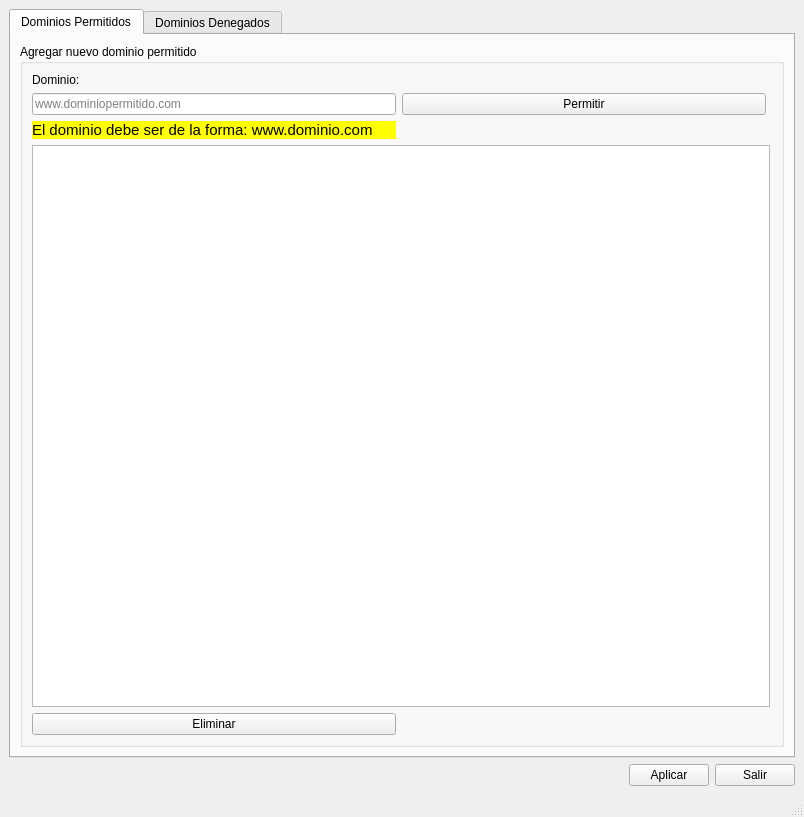
<?xml version="1.0" encoding="UTF-8"?>
<ui version="4.0">
 <class>MainWindow</class>
 <widget class="QMainWindow" name="MainWindow">
  <property name="geometry">
   <rect>
    <x>0</x>
    <y>0</y>
    <width>804</width>
    <height>817</height>
   </rect>
  </property>
  <property name="windowTitle">
   <string>Kerberus Control Parental - Admin Panel</string>
  </property>
  <widget class="QWidget" name="centralwidget">
   <layout class="QGridLayout" name="gridLayout_4">
    <item row="0" column="0" colspan="3">
     <widget class="QTabWidget" name="tabWidgetPermitidos">
      <property name="currentIndex">
       <number>0</number>
      </property>
      <widget class="QWidget" name="tab">
       <attribute name="title">
        <string>Dominios Permitidos</string>
       </attribute>
       <layout class="QGridLayout" name="gridLayout">
        <item row="1" column="0">
         <widget class="QGroupBox" name="groupBox_2">
          <property name="baseSize">
           <size>
            <width>0</width>
            <height>0</height>
           </size>
          </property>
          <property name="font">
           <font>
            <strikeout>false</strikeout>
            <stylestrategy>PreferDefault</stylestrategy>
           </font>
          </property>
          <property name="mouseTracking">
           <bool>false</bool>
          </property>
          <property name="autoFillBackground">
           <bool>false</bool>
          </property>
          <property name="styleSheet">
           <string notr="true"/>
          </property>
          <property name="title">
           <string>Agregar nuevo dominio permitido</string>
          </property>
          <property name="flat">
           <bool>false</bool>
          </property>
          <property name="checkable">
           <bool>false</bool>
          </property>
          <layout class="QGridLayout" name="gridLayout_5">
           <item row="3" column="0" colspan="3">
            <widget class="QTableView" name="tableViewPermitidos">
             <property name="maximumSize">
              <size>
               <width>738</width>
               <height>591</height>
              </size>
             </property>
             <property name="contextMenuPolicy">
              <enum>Qt::DefaultContextMenu</enum>
             </property>
             <property name="autoFillBackground">
              <bool>true</bool>
             </property>
             <attribute name="horizontalHeaderStretchLastSection">
              <bool>true</bool>
             </attribute>
             <attribute name="verticalHeaderCascadingSectionResizes">
              <bool>true</bool>
             </attribute>
            </widget>
           </item>
           <item row="0" column="0" colspan="2">
            <widget class="QLabel" name="label_3">
             <property name="text">
              <string>Dominio:</string>
             </property>
            </widget>
           </item>
           <item row="1" column="0">
            <widget class="QLineEdit" name="lineEditPermitidos">
             <property name="placeholderText">
              <string>www.dominiopermitido.com</string>
             </property>
            </widget>
           </item>
           <item row="1" column="1">
            <widget class="QPushButton" name="pushButtonPermitir">
             <property name="text">
              <string>Permitir</string>
             </property>
            </widget>
           </item>
           <item row="4" column="0">
            <widget class="QPushButton" name="botonEliminarPermitido">
             <property name="enabled">
              <bool>true</bool>
             </property>
             <property name="contextMenuPolicy">
              <enum>Qt::NoContextMenu</enum>
             </property>
             <property name="text">
              <string>Eliminar</string>
             </property>
            </widget>
           </item>
           <item row="4" column="1">
            <spacer name="horizontalSpacer_2">
             <property name="orientation">
              <enum>Qt::Horizontal</enum>
             </property>
             <property name="sizeHint" stdset="0">
              <size>
               <width>40</width>
               <height>20</height>
              </size>
             </property>
            </spacer>
           </item>
           <item row="2" column="0">
            <widget class="QLabel" name="labelErrorPermitidos">
             <property name="font">
              <font>
               <pointsize>11</pointsize>
              </font>
             </property>
             <property name="styleSheet">
              <string notr="true">background-color:yellow</string>
             </property>
             <property name="text">
              <string>El dominio debe ser de la forma: www.dominio.com</string>
             </property>
            </widget>
           </item>
          </layout>
         </widget>
        </item>
       </layout>
      </widget>
      <widget class="QWidget" name="tab_2">
       <attribute name="title">
        <string>Dominios Denegados</string>
       </attribute>
       <layout class="QGridLayout" name="gridLayout_3">
        <item row="0" column="0">
         <widget class="QGroupBox" name="groupBox">
          <property name="baseSize">
           <size>
            <width>0</width>
            <height>0</height>
           </size>
          </property>
          <property name="font">
           <font>
            <strikeout>false</strikeout>
            <stylestrategy>PreferDefault</stylestrategy>
           </font>
          </property>
          <property name="mouseTracking">
           <bool>false</bool>
          </property>
          <property name="autoFillBackground">
           <bool>false</bool>
          </property>
          <property name="styleSheet">
           <string notr="true"/>
          </property>
          <property name="title">
           <string>Agregar nuevo dominio denegado</string>
          </property>
          <property name="flat">
           <bool>false</bool>
          </property>
          <property name="checkable">
           <bool>false</bool>
          </property>
          <layout class="QGridLayout" name="gridLayout_2">
           <item row="7" column="1">
            <spacer name="horizontalSpacer_3">
             <property name="orientation">
              <enum>Qt::Horizontal</enum>
             </property>
             <property name="sizeHint" stdset="0">
              <size>
               <width>40</width>
               <height>20</height>
              </size>
             </property>
            </spacer>
           </item>
           <item row="0" column="0" colspan="2">
            <widget class="QLabel" name="label_2">
             <property name="text">
              <string>Dominio:</string>
             </property>
            </widget>
           </item>
           <item row="4" column="0">
            <widget class="QLineEdit" name="lineEditDenegados">
             <property name="styleSheet">
              <string notr="true"/>
             </property>
             <property name="text">
              <string/>
             </property>
             <property name="placeholderText">
              <string>www.dominiodenegado.com</string>
             </property>
            </widget>
           </item>
           <item row="4" column="1">
            <widget class="QPushButton" name="pushButtonDenegar">
             <property name="text">
              <string>Denegar</string>
             </property>
            </widget>
           </item>
           <item row="6" column="0" colspan="2">
            <widget class="QTableView" name="tableViewDenegados">
             <attribute name="horizontalHeaderStretchLastSection">
              <bool>true</bool>
             </attribute>
            </widget>
           </item>
           <item row="7" column="0">
            <widget class="QPushButton" name="botonEliminarDenegado">
             <property name="enabled">
              <bool>true</bool>
             </property>
             <property name="text">
              <string>Eliminar</string>
             </property>
            </widget>
           </item>
           <item row="5" column="0">
            <widget class="QLabel" name="labelErrorDenegados">
             <property name="font">
              <font>
               <pointsize>11</pointsize>
              </font>
             </property>
             <property name="styleSheet">
              <string notr="true">background-color:yellow</string>
             </property>
             <property name="text">
              <string>El dominio debe ser de la forma: www.dominio.com</string>
             </property>
             <property name="textFormat">
              <enum>Qt::AutoText</enum>
             </property>
            </widget>
           </item>
          </layout>
         </widget>
        </item>
       </layout>
      </widget>
     </widget>
    </item>
    <item row="2" column="2">
     <widget class="QPushButton" name="botonCancelar">
      <property name="text">
       <string>Salir</string>
      </property>
     </widget>
    </item>
    <item row="2" column="0">
     <spacer name="horizontalSpacer">
      <property name="orientation">
       <enum>Qt::Horizontal</enum>
      </property>
      <property name="sizeHint" stdset="0">
       <size>
        <width>601</width>
        <height>20</height>
       </size>
      </property>
     </spacer>
    </item>
    <item row="2" column="1">
     <widget class="QPushButton" name="botonGuardar">
      <property name="text">
       <string>Aplicar</string>
      </property>
     </widget>
    </item>
   </layout>
  </widget>
  <widget class="QStatusBar" name="statusbar"/>
  <action name="actionAgregar_Dominios_Permtidos_Denegados">
   <property name="text">
    <string>Agregar Dominios Permtidos/Denegados</string>
   </property>
  </action>
  <action name="actionListar_Dominios_Permtidos_Denegados">
   <property name="text">
    <string>Listar Dominios Permtidos/Denegados</string>
   </property>
  </action>
 </widget>
 <resources/>
 <connections/>
</ui>
